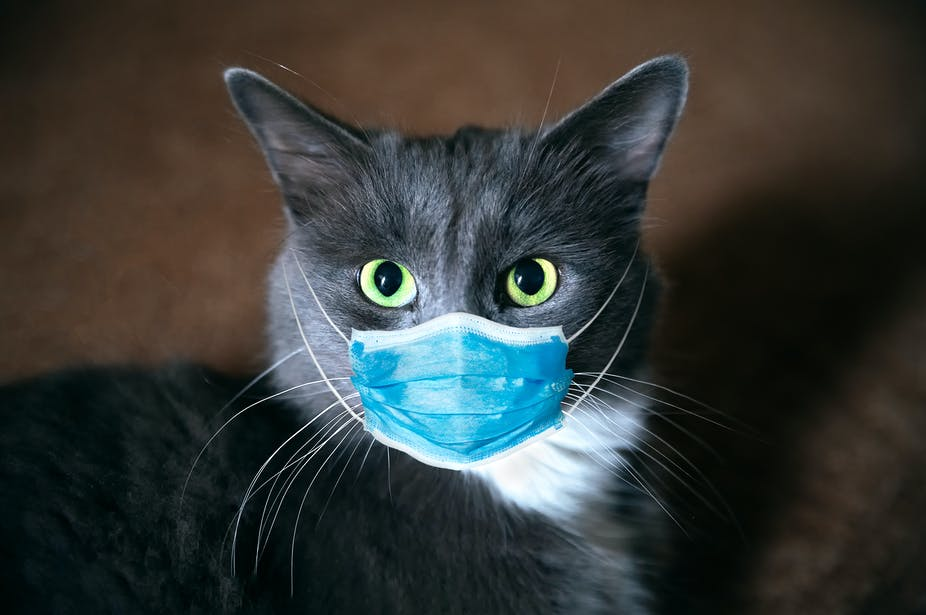
#> input picture Sources/cat.jpg, 926 x 615 px, found by its file name
$ jupyter execute 'Image Processing Operations in Python.ipynb'   (shell and % lines are left out)
#> lines starting #> are read from the running program, lines starting #| are printed output that depends on the picture
[cell 1]
import matplotlib.pyplot as plt
from PIL import Image
import imageio
import numpy as np
import math
import cv2
import requests

def plot_img(img):
    plt.imshow(img, cmap="gray")
    plt.xticks([])
    plt.yticks([])
    plt.show()

def svd(img, full_matrices=False):
    U, S, VT = np.linalg.svd(img, full_matrices=full_matrices)
    return (U, np.diag(S), VT)

def perc_storage(rank, n_rows, n_cols):
    original_space = n_rows*n_cols
    compressed_space = n_rows*rank + rank + n_cols*rank
    return compressed_space / original_space * 100


def perc_energy(S, r):
    return (np.trace(S[:r]) / np.trace(S)) * 100

def apply_svd_filter(img, k, filter_type):
    # Perform SVD on image matrix
    U, S, V = np.linalg.svd(img)

    # Apply Gram-Schmidt process to U
    Q = np.zeros_like(U)
    R = np.zeros((U.shape[1], U.shape[1]))
    for i in range(U.shape[1]):
        u = U[:, i]
        for j in range(i):
            R[j, i] = np.dot(Q[:, j], U[:, i])
            u -= R[j, i] * Q[:, j]
        R[i, i] = np.linalg.norm(u)
        Q[:, i] = u / R[i, i]

    # Create diagonal matrix from singular values
    S_k = np.diag(S[:k])

    # Reconstruct image using k singular values and compressed Q
    img_k = np.dot(Q[:,:k], np.dot(S_k, V[:k,:]))

    # Apply filter to reconstructed image
    if filter_type == "edge":
        img_k = np.abs(np.gradient(img_k)[0]) + np.abs(np.gradient(img_k)[1])
    elif filter_type == "denoise":
        img_k = np.round(img_k)

    return img_k.astype(np.uint8)


print('Select an Image:-')
print('1.Cat')
print('2.Panda')
print('3.Rabbit')
print('4.T-rex')
print('5.Parrot')


print()

a=int(input("Enter Your Choice:"))
#> the answer given: 1
print()

if a==1:
    image = imageio.imread("cat.jpg")
#> image is the input picture: shape (615, 926, 3); mean R, G, B 53.7, 57.6, 55.2
    print("Dimensions:",image.shape)
#| Dimensions: (615, 926, 3)
    plt.imshow(image)
    plt.axis('off')
    plt.show()
    print("Real Image")

elif a==2:
    image = imageio.imread("panda.jpg")
    print("Dimensions:",image.shape)
    plt.imshow(image)
    plt.axis('off')
    plt.show()
    print("Real Image")

elif a==3:
    image = imageio.imread("rabbit.jpg")
    print("Dimensions:",image.shape)
    plt.imshow(image)
    plt.axis('off')
    plt.show()
    print("Real Image")

elif a==4:
    image = imageio.imread("Trex.jpg")
    print("Dimensions:",image.shape)
    plt.imshow(image)
    plt.axis('off')
    plt.show()
    print("Real Image")

elif a==5:
    image = imageio.imread("parrot.jpg")
    print("Dimensions:",image.shape)
    plt.imshow(image)
    plt.axis('off')
    plt.show()
    print("Real Image")

else:
    print('Enter a Valid Choice')


print()
print()


print("What Would You Like to do ?")
print("1.Resize and Grayscale Image")
print("2.Visulaise Compressed Images of Different Ranks")
print("3.Determine Space Required and Information Stored For a Particular Rank")
print("4.Denoising")
print("5.Edge Detection")
print("6.Contour")
print()

b=int(input("Enter Your Choice:"))
#> the answer given: 1
print()

if b==1:
    x=int(input("Enter X Co-ordinate:"))
#> the answer given: 3
    y=int(input("Enter Y Co-ordinate:"))
#> the answer given: 3
    print()

    IMG = cv2.cvtColor(image, cv2.COLOR_BGR2GRAY)
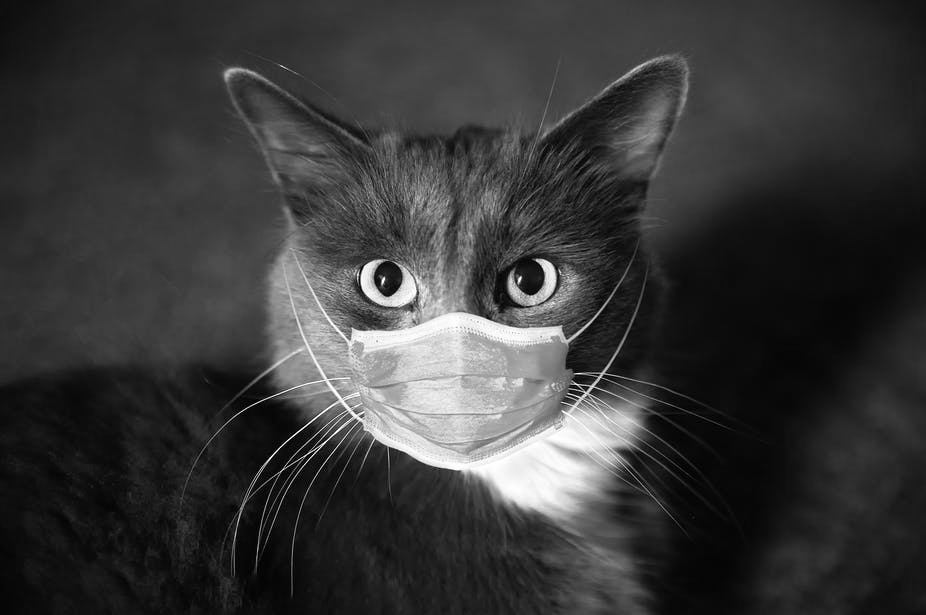
#> IMG: shape (615, 926); min 1, max 255, mean 56.4
    IMG = cv2.resize(IMG, (x,y))
#> IMG = [[47, 77, 61], [63, 148, 11], [27, 37, 14]]

    Rank=np.linalg.matrix_rank(IMG)
#> Rank = 3
    U, S_mat, V_T = svd(IMG)
#> in svd, `U, S, VT = np.linalg.svd(img, full_matrices=full_matrices)`: U = [[-0.522, 0.823, -0.225], [-0.818, -0.557, -0.142], [-0.242, 0.11, 0.964]]; S = [194.3, 48.47, 7.26]; VT = [[-0.425, -0.876, -0.228], [0.135, -0.31, 0.941], [0.895, -0.369, -0.25]]
#> S_mat = [[194.3, 0, 0], [0, 48.47, 0], [0, 0, 7.26]]; V_T has the same summary as VT in svd
    n_rows, n_cols = IMG.shape
#> n_rows = 3; n_cols = 3

    print("Resizing and Grayscaling Image")
    print("Dimensions:",IMG.shape)
#| Dimensions: (3, 3)
    print("Rank:",Rank)
#| Rank: 3
    print('space required:',round(perc_storage(Rank, n_rows, n_cols), 2))
#> in perc_storage, `compressed_space = n_rows*rank + rank + n_cols*rank`: compressed_space = 21
#| space required: 233.33
    print('information stored:',round(perc_energy(S_mat,Rank),2))
#| information stored: 100.0
    plot_img(IMG)
#> in plot_img, `plt.show()`:
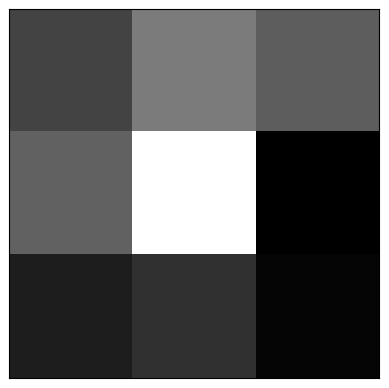
#> figure drawn by matplotlib, 1 panel
    print("Resized and Grayscaled Image")

elif b==2:
    IMG = cv2.cvtColor(image, cv2.COLOR_BGR2GRAY)
    IMG = cv2.resize(IMG, (300,400))
    U, S_mat, V_T = svd(IMG)
    print("Visualizing Compressed Images of Different ranks and Comparing them with Original Image.")
    print()

    n_rows, n_cols = IMG.shape
    RANKS = []
    for i in range(5):
        rank=int(input("Enter Rank:"))
        RANKS.append(rank)

    print()

    fig = plt.figure(0, (16, 10))

    for idx, r in enumerate(RANKS):
        X_r = U[:, :r] @ S_mat[:r, :r] @ V_T[:r, :]

        ax = plt.subplot(2,3, idx+1)
        ax.imshow(X_r, cmap='gray')
        ax.set_xticks([])
        ax.set_yticks([])

        ax.set_title(f'''rank {r}\nspace required: {round(perc_storage(r, n_rows, n_cols), 2)}%
        information stored: {round(perc_energy(S_mat, r), 2)}''')

    ax = plt.subplot(2, 3, idx+2)
    ax.imshow(IMG, cmap='gray')
    ax.set_title('original image')
    ax.set_xticks([])
    ax.set_yticks([])

    plt.tight_layout()

elif b==3:
    IMG = cv2.cvtColor(image, cv2.COLOR_BGR2GRAY)
    IMG = cv2.resize(IMG, (300,400))
    U, S_mat, V_T = svd(IMG)
    n_rows, n_cols = IMG.shape

    rank=int(input("Enter Rank:"))

    print('space required:',round(perc_storage(rank, n_rows, n_cols), 2))
    print('information stored:',round(perc_energy(S_mat,rank),2))

elif b==4:
    IMG = cv2.cvtColor(image, cv2.COLOR_BGR2GRAY)
    IMG = cv2.resize(IMG, (300,400))
    img = np.asarray(IMG)
    denoising = apply_svd_filter(img, 50, "denoise")
    plt.imshow(denoising, cmap="gray")
    plt.title("Denoising")
    plt.axis('off')
    plt.show()

elif b==5:
    IMG = cv2.cvtColor(image, cv2.COLOR_BGR2GRAY)
    IMG = cv2.resize(IMG, (300,400))
    img = np.asarray(IMG)
    edge_detection = apply_svd_filter(img, 10, "edge")
    plt.imshow(edge_detection, cmap="gray")
    plt.title("Edge Detection")
    plt.axis('off')
    plt.show()

elif b==6:
    IMG = cv2.cvtColor(image, cv2.COLOR_BGR2GRAY)
    IMG = cv2.resize(IMG, (300,400))
    gray = cv2.cvtColor(image,cv2.COLOR_BGR2GRAY)
    # Canny edges
    edged = cv2.Canny(gray, 30, 200)
    plt.title("Canny Edges")
    plt.imshow(edged)
    plt.axis('off')
    plt.show()

    # Finding Contours
    contour, hier = cv2.findContours(edged, cv2.RETR_EXTERNAL, cv2.CHAIN_APPROX_NONE)
    print("Count of Contours  = " + str(len(contour)))

else:
    print("Enter a Valid Choice")


print()
print()
